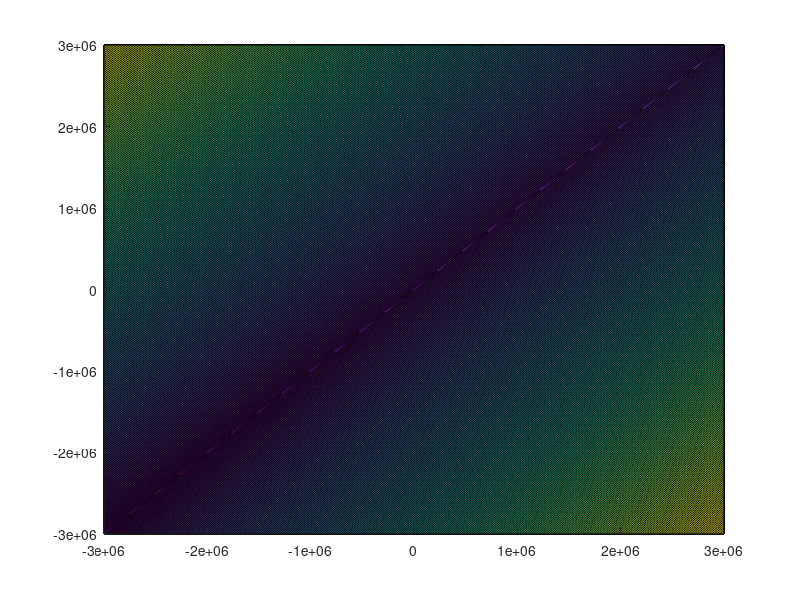

Here is the MATLAB script that generated this plot: (Note: this script raises an error after producing the figure.)
clear
close all

ns = 200;
smin = -3e6;
smax = 3e6;
sigma = linspace(smin,smax,ns);

f = zeros(ns,ns);
for i=1:ns
   for j=1:ns
        sig_r = sigma(i);
        sig_t = sigma(j);
        smean = 1/3*(sig_r + 2*sig_t);
        sigma_rD = sig_r - smean;
        sigma_tD = sig_t - smean;
        J2 = 1/2*(sigma_rD^2 + 2*sigma_tD^2);
        sig_eff = sqrt(3*J2);
        
        p(i,j) = -smean;
        f(i,j) = sig_eff - (1.5e5 + 0.1*p(i,j));
   end
end


figure()
contourf(sigma,sigma,f,256,'color','none'); colorbar;
hold on
contour(sigma,sigma,f,[0 0],'k');
axis equal;

figure()
pcolor(sigma,sigma,p); shading flat; colorbar;
axis equal;